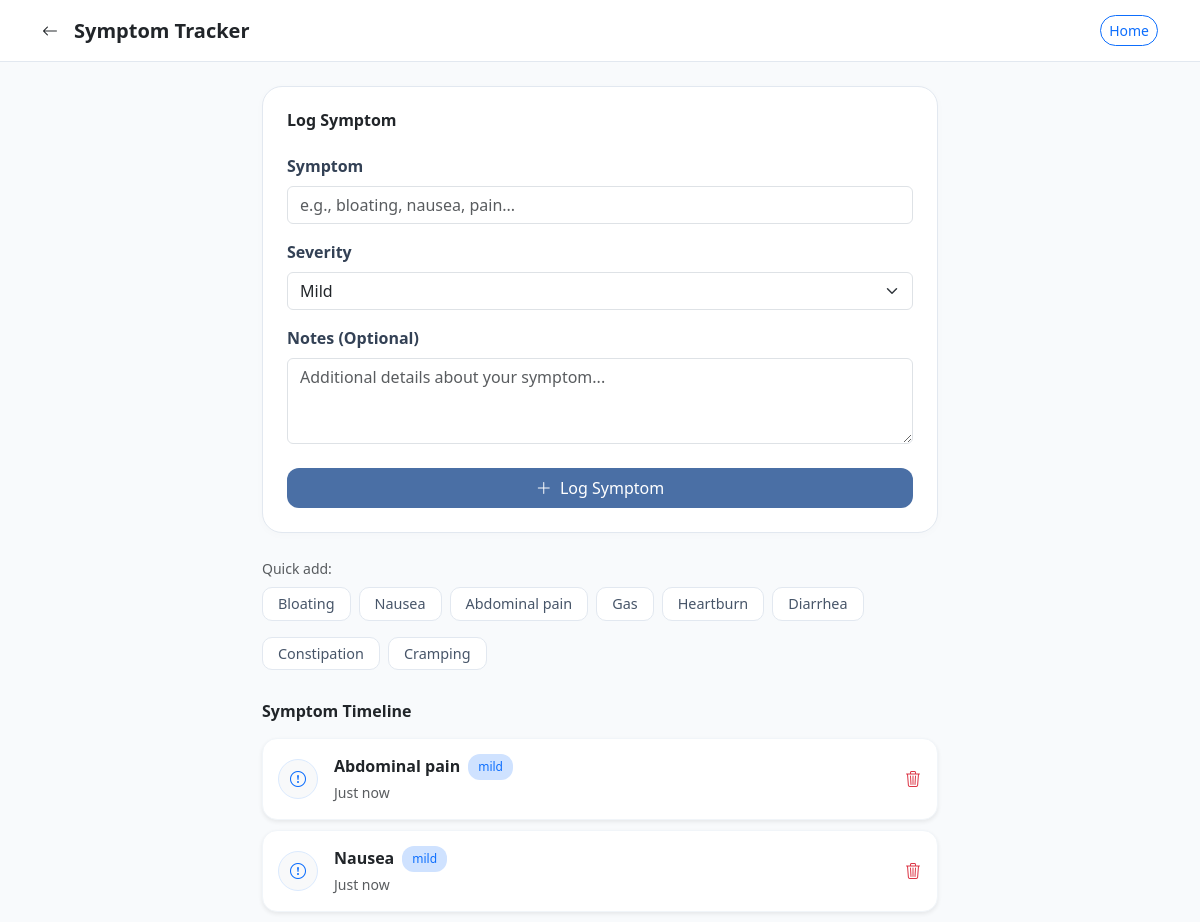
The app's page /view_symptoms (signed in) with its own data.
### tables this page shows
CREATE TABLE symptoms (
            id INTEGER PRIMARY KEY AUTOINCREMENT,
            user_id INTEGER,
            symptom TEXT,
            severity TEXT,
            note TEXT,
            timestamp DATETIME DEFAULT CURRENT_TIMESTAMP,
            FOREIGN KEY(user_id) REFERENCES users(id)
        );

### app.py (the view)
@app.route("/view_symptoms")
def view_symptoms():
    if not is_logged_in():
        return redirect(url_for("login"))
    with get_db() as conn:
        logs = conn.execute("SELECT * FROM symptoms WHERE user_id = ? ORDER BY timestamp DESC", (session["user_id"],)).fetchall()
    return render_template("view_symptoms.html", logs=logs)

### app.py (called while the page is built)
@contextmanager
def get_db():
    conn = sqlite3.connect(DB_PATH)
    conn.row_factory = sqlite3.Row
    try:
        yield conn
        conn.commit()
    except Exception as e:
        conn.rollback()
        logging.error(f"Database Error: {e}")
        raise
    finally:
        conn.close()

def is_logged_in():
    return "user_id" in session

### templates/view_symptoms.html (shortened to what this page needs)
<!DOCTYPE html>
<html lang="en">
<head>
    <link href="https://cdn.jsdelivr.net/npm/bootstrap@5.3.0/dist/css/bootstrap.min.css" rel="stylesheet">
    <link rel="stylesheet" href="https://cdn.jsdelivr.net/npm/bootstrap-icons@1.10.5/font/bootstrap-icons.css">
</head>
<body>
<div class="header-nav mb-4">
    <div class="container d-flex align-items-center justify-content-between">
        <div class="d-flex align-items-center">
            <a href="/" class="text-dark me-3"><i class="bi bi-arrow-left"></i></a>
            <h1 class="h5 mb-0 fw-bold">Symptom Tracker</h1>
        </div>
        <a href="/" class="btn btn-outline-primary btn-sm rounded-pill">Home</a>
    </div>
</div>
<div class="container" style="max-width: 700px;">
    <div class="card p-4">
        <h2 class="h6 fw-bold mb-4">Log Symptom</h2>
        <form action="/add_symptom" method="POST">
            <div class="mb-3">
                <label class="form-label">Symptom</label>
                <input type="text" id="symptom-input" name="symptom" class="form-control" placeholder="e.g., bloating, nausea, pain..." required>
            </div>
            <div class="mb-3">
                <label class="form-label">Severity</label>
                <select name="severity" class="form-select">
                    <option value="Mild">Mild</option>
                </select>
            </div>
            <div class="mb-4">
                <label class="form-label">Notes (Optional)</label>
                <textarea name="note" class="form-control" rows="3" placeholder="Additional details about your symptom..."></textarea>
            </div>
            <button type="submit" class="btn btn-primary w-100 py-2" style="background-color: var(--gh-blue); border: none; border-radius: 12px;">
                <i class="bi bi-plus-lg me-1"></i> Log Symptom
            </button>
        </form>
    </div>
    <div class="mb-4">
        <p class="small text-muted mb-2">Quick add:</p>
        <div class="d-flex flex-wrap gap-2">
            {% for s in ['Bloating', 'Nausea', 'Abdominal pain', 'Gas', 'Heartburn', 'Diarrhea', 'Constipation', 'Cramping'] %}
            <button type="button" class="btn btn-quick-add" onclick="document.getElementById('symptom-input').value='{{ s }}'">{{ s }}</button>
            {% endfor %}
        </div>
    </div>
    <h3 class="h6 fw-bold mb-3">Symptom Timeline</h3>
    <div class="timeline">
        {% if logs %}
            {% for log in logs %}
            <div class="timeline-item d-flex justify-content-between align-items-center shadow-sm">
                <div class="d-flex align-items-center gap-3">
                    <div class="rounded-circle bg-light d-flex align-items-center justify-content-center" style="width: 40px; height: 40px; border: 1px solid #dbeafe;">
                        <i class="bi bi-exclamation-circle text-primary"></i>
                    </div>
                    <div>
                        <div class="d-flex align-items-center gap-2">
                            <h5 class="h6 fw-bold mb-0">{{ log.symptom }}</h5>
                            <span class="severity-badge {% if log.severity == 'Mild' %}bg-primary-subtle text-primary{% elif log.severity == 'Severe' %}bg-danger-subtle text-danger{% else %}bg-warning-subtle text-warning{% endif %}">
                                {{ log.severity|lower }}
                            </span>
                        </div>
                        <small class="text-muted">Just now</small>
                    </div>
                </div>
                <form action="/delete_symptom/{{ log.id }}" method="POST" onsubmit="return confirm('Delete this symptom log?');">
                    <button class="btn btn-link text-danger p-0"><i class="bi bi-trash3"></i></button>
                </form>
            </div>
            {% endfor %}
        {% else %}
            <div class="text-center py-5">
                <i class="bi bi-exclamation-circle text-muted h1 d-block mb-3"></i>
                <p class="text-muted">No symptoms logged yet.</p>
                <p class="small text-muted">Log your first symptom above</p>
            </div>
        {% endif %}
    </div>
</div>
</body>
</html>

### templates/view_symptoms.html (style rules this page uses)
:root { --gh-blue: #4a6fa5; --gh-light-blue: #f0f4f8; }
body { background-color: #f8fafc; font-family: 'Segoe UI', sans-serif; }
.header-nav { background: white; border-bottom: 1px solid #e2e8f0; padding: 15px 0; }
.card { border-radius: 20px; border: 1px solid #e2e8f0; box-shadow: 0 2px 10px rgba(0,0,0,0.02); margin-bottom: 25px; }
.form-label { font-weight: 600; color: #334155; }
.btn-quick-add { border: 1px solid #e2e8f0; background: white; border-radius: 10px; padding: 5px 15px; font-size: 0.9rem; color: #475569; margin-bottom: 8px; transition: 0.2s; }
.timeline-item { border-radius: 15px; background: white; padding: 15px; margin-bottom: 10px; border: 1px solid #f1f5f9; }
.severity-badge { font-size: 0.75rem; padding: 4px 10px; border-radius: 12px; }

### records on screen
symptoms: symptom "Abdominal pain", severity "mild"
symptoms: symptom "Nausea", severity "mild"

### other values on screen
{{ s }} "Bloating" "Nausea" "Abdominal pain" "Gas" "Heartburn" "Diarrhea" "Constipation" "Cramping"
